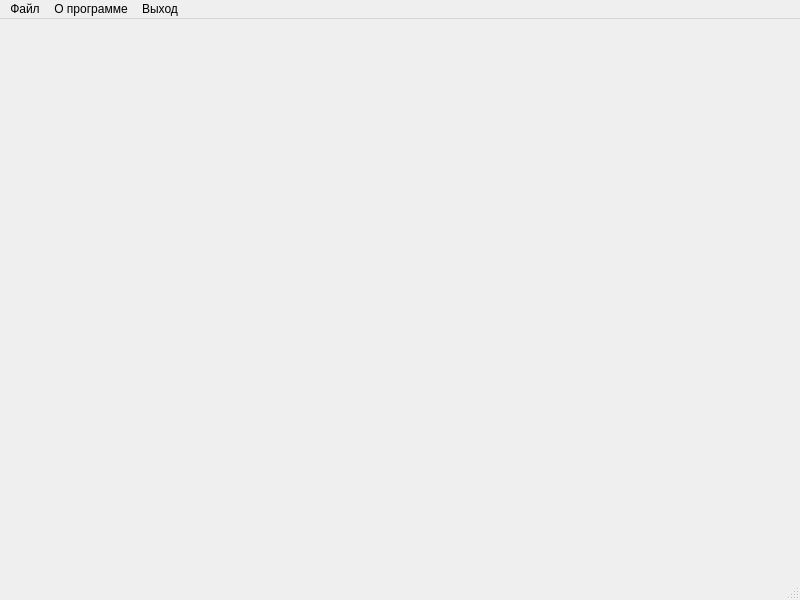
<?xml version="1.0" encoding="UTF-8"?>
<ui version="4.0">
 <class>PIconMakerWnd</class>
 <widget class="QMainWindow" name="PIconMakerWnd">
  <property name="geometry">
   <rect>
    <x>0</x>
    <y>0</y>
    <width>800</width>
    <height>600</height>
   </rect>
  </property>
  <property name="windowTitle">
   <string>PIconMakerWnd</string>
  </property>
  <property name="windowIcon">
   <iconset resource="rsc.qrc">
    <normaloff>:/icons/resources/icons/icon.ico</normaloff>:/icons/resources/icons/icon.ico</iconset>
  </property>
  <widget class="ListedWidget" name="centralwidget"/>
  <widget class="QMenuBar" name="menubar">
   <property name="geometry">
    <rect>
     <x>0</x>
     <y>0</y>
     <width>800</width>
     <height>21</height>
    </rect>
   </property>
   <widget class="QMenu" name="menu">
    <property name="title">
     <string>Файл</string>
    </property>
    <addaction name="act_open"/>
    <addaction name="act_save"/>
    <addaction name="act_clear"/>
   </widget>
   <widget class="QMenu" name="act_about">
    <property name="title">
     <string>О программе</string>
    </property>
   </widget>
   <widget class="QMenu" name="act_exit">
    <property name="title">
     <string>Выход</string>
    </property>
   </widget>
   <addaction name="menu"/>
   <addaction name="act_about"/>
   <addaction name="act_exit"/>
  </widget>
  <widget class="QStatusBar" name="statusbar"/>
  <action name="act_open">
   <property name="text">
    <string>Открыть</string>
   </property>
  </action>
  <action name="act_save">
   <property name="text">
    <string>Сохранить</string>
   </property>
  </action>
  <action name="act_clear">
   <property name="text">
    <string>Очистить</string>
   </property>
  </action>
 </widget>
 <customwidgets>
  <customwidget>
   <class>ListedWidget</class>
   <extends>QWidget</extends>
   <header>listed_widget.h</header>
   <container>1</container>
  </customwidget>
 </customwidgets>
 <resources>
  <include location="rsc.qrc"/>
 </resources>
 <connections/>
</ui>
